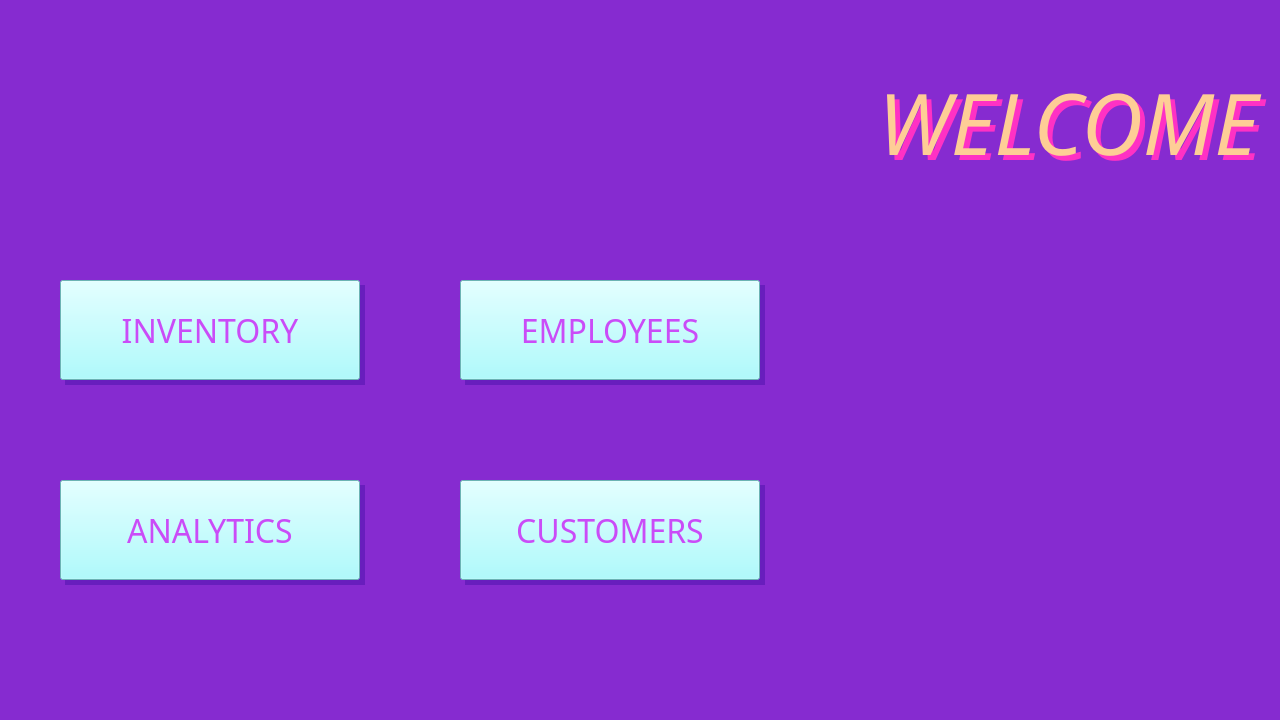
<?xml version="1.0" encoding="UTF-8"?>
<ui version="4.0">
 <class>employeeProfile</class>
 <widget class="QMainWindow" name="employeeProfile">
  <property name="geometry">
   <rect>
    <x>0</x>
    <y>0</y>
    <width>1280</width>
    <height>720</height>
   </rect>
  </property>
  <property name="windowTitle">
   <string>Profile</string>
  </property>
  <widget class="QWidget" name="centralwidget">
   <widget class="QLabel" name="labelBackground">
    <property name="geometry">
     <rect>
      <x>0</x>
      <y>0</y>
      <width>1280</width>
      <height>720</height>
     </rect>
    </property>
    <property name="styleSheet">
     <string notr="true">background-color: rgb(134, 43, 208);</string>
    </property>
    <property name="text">
     <string/>
    </property>
    <property name="pixmap">
     <pixmap>Images/Mesa de trabajo 1.png</pixmap><!--<a href="https://www.freepik.com/free-photos-vectors/background">Background vector created by pikisuperstar - www.freepik.com</a>-->
    </property>
    <property name="scaledContents">
     <bool>true</bool>
    </property>
   </widget>
   <widget class="QLabel" name="labelWelcome">
    <property name="geometry">
     <rect>
      <x>0</x>
      <y>50</y>
      <width>1280</width>
      <height>130</height>
     </rect>
    </property>
    <property name="palette">
     <palette>
      <active>
       <colorrole role="WindowText">
        <brush brushstyle="SolidPattern">
         <color alpha="255">
          <red>254</red>
          <green>205</green>
          <blue>150</blue>
         </color>
        </brush>
       </colorrole>
      </active>
      <inactive>
       <colorrole role="WindowText">
        <brush brushstyle="SolidPattern">
         <color alpha="255">
          <red>254</red>
          <green>205</green>
          <blue>150</blue>
         </color>
        </brush>
       </colorrole>
      </inactive>
      <disabled>
       <colorrole role="WindowText">
        <brush brushstyle="SolidPattern">
         <color alpha="255">
          <red>120</red>
          <green>120</green>
          <blue>120</blue>
         </color>
        </brush>
       </colorrole>
      </disabled>
     </palette>
    </property>
    <property name="font">
     <font>
      <family>Josefin Sans SemiBold</family>
      <pointsize>64</pointsize>
      <weight>50</weight>
      <italic>true</italic>
      <bold>false</bold>
      <kerning>true</kerning>
     </font>
    </property>
    <property name="text">
     <string>WELCOME </string>
    </property>
    <property name="scaledContents">
     <bool>false</bool>
    </property>
    <property name="alignment">
     <set>Qt::AlignBottom|Qt::AlignRight|Qt::AlignTrailing</set>
    </property>
   </widget>
   <widget class="QLabel" name="labelWelcomeShadow">
    <property name="geometry">
     <rect>
      <x>5</x>
      <y>55</y>
      <width>1280</width>
      <height>130</height>
     </rect>
    </property>
    <property name="palette">
     <palette>
      <active>
       <colorrole role="WindowText">
        <brush brushstyle="SolidPattern">
         <color alpha="255">
          <red>255</red>
          <green>49</green>
          <blue>196</blue>
         </color>
        </brush>
       </colorrole>
      </active>
      <inactive>
       <colorrole role="WindowText">
        <brush brushstyle="SolidPattern">
         <color alpha="255">
          <red>255</red>
          <green>49</green>
          <blue>196</blue>
         </color>
        </brush>
       </colorrole>
      </inactive>
      <disabled>
       <colorrole role="WindowText">
        <brush brushstyle="SolidPattern">
         <color alpha="255">
          <red>120</red>
          <green>120</green>
          <blue>120</blue>
         </color>
        </brush>
       </colorrole>
      </disabled>
     </palette>
    </property>
    <property name="font">
     <font>
      <family>Josefin Sans SemiBold</family>
      <pointsize>64</pointsize>
      <weight>50</weight>
      <italic>true</italic>
      <bold>false</bold>
      <kerning>true</kerning>
     </font>
    </property>
    <property name="text">
     <string>WELCOME </string>
    </property>
    <property name="scaledContents">
     <bool>false</bool>
    </property>
    <property name="alignment">
     <set>Qt::AlignBottom|Qt::AlignRight|Qt::AlignTrailing</set>
    </property>
   </widget>
   <widget class="QPushButton" name="pushButtonInventory">
    <property name="geometry">
     <rect>
      <x>60</x>
      <y>280</y>
      <width>300</width>
      <height>100</height>
     </rect>
    </property>
    <property name="palette">
     <palette>
      <active>
       <colorrole role="Button">
        <brush brushstyle="SolidPattern">
         <color alpha="255">
          <red>151</red>
          <green>250</green>
          <blue>252</blue>
         </color>
        </brush>
       </colorrole>
       <colorrole role="ButtonText">
        <brush brushstyle="SolidPattern">
         <color alpha="255">
          <red>202</red>
          <green>76</green>
          <blue>247</blue>
         </color>
        </brush>
       </colorrole>
       <colorrole role="Base">
        <brush brushstyle="SolidPattern">
         <color alpha="255">
          <red>151</red>
          <green>250</green>
          <blue>252</blue>
         </color>
        </brush>
       </colorrole>
       <colorrole role="Window">
        <brush brushstyle="SolidPattern">
         <color alpha="255">
          <red>151</red>
          <green>250</green>
          <blue>252</blue>
         </color>
        </brush>
       </colorrole>
      </active>
      <inactive>
       <colorrole role="Button">
        <brush brushstyle="SolidPattern">
         <color alpha="255">
          <red>151</red>
          <green>250</green>
          <blue>252</blue>
         </color>
        </brush>
       </colorrole>
       <colorrole role="ButtonText">
        <brush brushstyle="SolidPattern">
         <color alpha="255">
          <red>202</red>
          <green>76</green>
          <blue>247</blue>
         </color>
        </brush>
       </colorrole>
       <colorrole role="Base">
        <brush brushstyle="SolidPattern">
         <color alpha="255">
          <red>151</red>
          <green>250</green>
          <blue>252</blue>
         </color>
        </brush>
       </colorrole>
       <colorrole role="Window">
        <brush brushstyle="SolidPattern">
         <color alpha="255">
          <red>151</red>
          <green>250</green>
          <blue>252</blue>
         </color>
        </brush>
       </colorrole>
      </inactive>
      <disabled>
       <colorrole role="Button">
        <brush brushstyle="SolidPattern">
         <color alpha="255">
          <red>151</red>
          <green>250</green>
          <blue>252</blue>
         </color>
        </brush>
       </colorrole>
       <colorrole role="ButtonText">
        <brush brushstyle="SolidPattern">
         <color alpha="255">
          <red>120</red>
          <green>120</green>
          <blue>120</blue>
         </color>
        </brush>
       </colorrole>
       <colorrole role="Base">
        <brush brushstyle="SolidPattern">
         <color alpha="255">
          <red>151</red>
          <green>250</green>
          <blue>252</blue>
         </color>
        </brush>
       </colorrole>
       <colorrole role="Window">
        <brush brushstyle="SolidPattern">
         <color alpha="255">
          <red>151</red>
          <green>250</green>
          <blue>252</blue>
         </color>
        </brush>
       </colorrole>
      </disabled>
     </palette>
    </property>
    <property name="font">
     <font>
      <family>Josefin Sans</family>
      <pointsize>24</pointsize>
      <weight>50</weight>
      <italic>false</italic>
      <bold>false</bold>
     </font>
    </property>
    <property name="styleSheet">
     <string notr="true">background-color: rgb(151, 250, 252);
</string>
    </property>
    <property name="text">
     <string>INVENTORY</string>
    </property>
   </widget>
   <widget class="QLabel" name="labelInventoryShadow">
    <property name="geometry">
     <rect>
      <x>65</x>
      <y>285</y>
      <width>300</width>
      <height>100</height>
     </rect>
    </property>
    <property name="palette">
     <palette>
      <active>
       <colorrole role="Button">
        <brush brushstyle="SolidPattern">
         <color alpha="255">
          <red>104</red>
          <green>30</green>
          <blue>189</blue>
         </color>
        </brush>
       </colorrole>
       <colorrole role="Base">
        <brush brushstyle="SolidPattern">
         <color alpha="255">
          <red>104</red>
          <green>30</green>
          <blue>189</blue>
         </color>
        </brush>
       </colorrole>
       <colorrole role="Window">
        <brush brushstyle="SolidPattern">
         <color alpha="255">
          <red>104</red>
          <green>30</green>
          <blue>189</blue>
         </color>
        </brush>
       </colorrole>
      </active>
      <inactive>
       <colorrole role="Button">
        <brush brushstyle="SolidPattern">
         <color alpha="255">
          <red>104</red>
          <green>30</green>
          <blue>189</blue>
         </color>
        </brush>
       </colorrole>
       <colorrole role="Base">
        <brush brushstyle="SolidPattern">
         <color alpha="255">
          <red>104</red>
          <green>30</green>
          <blue>189</blue>
         </color>
        </brush>
       </colorrole>
       <colorrole role="Window">
        <brush brushstyle="SolidPattern">
         <color alpha="255">
          <red>104</red>
          <green>30</green>
          <blue>189</blue>
         </color>
        </brush>
       </colorrole>
      </inactive>
      <disabled>
       <colorrole role="Button">
        <brush brushstyle="SolidPattern">
         <color alpha="255">
          <red>104</red>
          <green>30</green>
          <blue>189</blue>
         </color>
        </brush>
       </colorrole>
       <colorrole role="Base">
        <brush brushstyle="SolidPattern">
         <color alpha="255">
          <red>104</red>
          <green>30</green>
          <blue>189</blue>
         </color>
        </brush>
       </colorrole>
       <colorrole role="Window">
        <brush brushstyle="SolidPattern">
         <color alpha="255">
          <red>104</red>
          <green>30</green>
          <blue>189</blue>
         </color>
        </brush>
       </colorrole>
      </disabled>
     </palette>
    </property>
    <property name="styleSheet">
     <string notr="true">background-color: rgb(104, 30, 189);</string>
    </property>
    <property name="text">
     <string/>
    </property>
   </widget>
   <widget class="QPushButton" name="pushButtonAnalytics">
    <property name="geometry">
     <rect>
      <x>60</x>
      <y>480</y>
      <width>300</width>
      <height>100</height>
     </rect>
    </property>
    <property name="palette">
     <palette>
      <active>
       <colorrole role="Button">
        <brush brushstyle="SolidPattern">
         <color alpha="255">
          <red>151</red>
          <green>250</green>
          <blue>252</blue>
         </color>
        </brush>
       </colorrole>
       <colorrole role="ButtonText">
        <brush brushstyle="SolidPattern">
         <color alpha="255">
          <red>202</red>
          <green>76</green>
          <blue>247</blue>
         </color>
        </brush>
       </colorrole>
       <colorrole role="Base">
        <brush brushstyle="SolidPattern">
         <color alpha="255">
          <red>151</red>
          <green>250</green>
          <blue>252</blue>
         </color>
        </brush>
       </colorrole>
       <colorrole role="Window">
        <brush brushstyle="SolidPattern">
         <color alpha="255">
          <red>151</red>
          <green>250</green>
          <blue>252</blue>
         </color>
        </brush>
       </colorrole>
      </active>
      <inactive>
       <colorrole role="Button">
        <brush brushstyle="SolidPattern">
         <color alpha="255">
          <red>151</red>
          <green>250</green>
          <blue>252</blue>
         </color>
        </brush>
       </colorrole>
       <colorrole role="ButtonText">
        <brush brushstyle="SolidPattern">
         <color alpha="255">
          <red>202</red>
          <green>76</green>
          <blue>247</blue>
         </color>
        </brush>
       </colorrole>
       <colorrole role="Base">
        <brush brushstyle="SolidPattern">
         <color alpha="255">
          <red>151</red>
          <green>250</green>
          <blue>252</blue>
         </color>
        </brush>
       </colorrole>
       <colorrole role="Window">
        <brush brushstyle="SolidPattern">
         <color alpha="255">
          <red>151</red>
          <green>250</green>
          <blue>252</blue>
         </color>
        </brush>
       </colorrole>
      </inactive>
      <disabled>
       <colorrole role="Button">
        <brush brushstyle="SolidPattern">
         <color alpha="255">
          <red>151</red>
          <green>250</green>
          <blue>252</blue>
         </color>
        </brush>
       </colorrole>
       <colorrole role="ButtonText">
        <brush brushstyle="SolidPattern">
         <color alpha="255">
          <red>120</red>
          <green>120</green>
          <blue>120</blue>
         </color>
        </brush>
       </colorrole>
       <colorrole role="Base">
        <brush brushstyle="SolidPattern">
         <color alpha="255">
          <red>151</red>
          <green>250</green>
          <blue>252</blue>
         </color>
        </brush>
       </colorrole>
       <colorrole role="Window">
        <brush brushstyle="SolidPattern">
         <color alpha="255">
          <red>151</red>
          <green>250</green>
          <blue>252</blue>
         </color>
        </brush>
       </colorrole>
      </disabled>
     </palette>
    </property>
    <property name="font">
     <font>
      <family>Josefin Sans</family>
      <pointsize>24</pointsize>
      <weight>50</weight>
      <italic>false</italic>
      <bold>false</bold>
     </font>
    </property>
    <property name="styleSheet">
     <string notr="true">background-color: rgb(151, 250, 252);
</string>
    </property>
    <property name="text">
     <string>ANALYTICS</string>
    </property>
   </widget>
   <widget class="QPushButton" name="pushButtonEmployees">
    <property name="geometry">
     <rect>
      <x>460</x>
      <y>280</y>
      <width>300</width>
      <height>100</height>
     </rect>
    </property>
    <property name="palette">
     <palette>
      <active>
       <colorrole role="Button">
        <brush brushstyle="SolidPattern">
         <color alpha="255">
          <red>151</red>
          <green>250</green>
          <blue>252</blue>
         </color>
        </brush>
       </colorrole>
       <colorrole role="ButtonText">
        <brush brushstyle="SolidPattern">
         <color alpha="255">
          <red>202</red>
          <green>76</green>
          <blue>247</blue>
         </color>
        </brush>
       </colorrole>
       <colorrole role="Base">
        <brush brushstyle="SolidPattern">
         <color alpha="255">
          <red>151</red>
          <green>250</green>
          <blue>252</blue>
         </color>
        </brush>
       </colorrole>
       <colorrole role="Window">
        <brush brushstyle="SolidPattern">
         <color alpha="255">
          <red>151</red>
          <green>250</green>
          <blue>252</blue>
         </color>
        </brush>
       </colorrole>
      </active>
      <inactive>
       <colorrole role="Button">
        <brush brushstyle="SolidPattern">
         <color alpha="255">
          <red>151</red>
          <green>250</green>
          <blue>252</blue>
         </color>
        </brush>
       </colorrole>
       <colorrole role="ButtonText">
        <brush brushstyle="SolidPattern">
         <color alpha="255">
          <red>202</red>
          <green>76</green>
          <blue>247</blue>
         </color>
        </brush>
       </colorrole>
       <colorrole role="Base">
        <brush brushstyle="SolidPattern">
         <color alpha="255">
          <red>151</red>
          <green>250</green>
          <blue>252</blue>
         </color>
        </brush>
       </colorrole>
       <colorrole role="Window">
        <brush brushstyle="SolidPattern">
         <color alpha="255">
          <red>151</red>
          <green>250</green>
          <blue>252</blue>
         </color>
        </brush>
       </colorrole>
      </inactive>
      <disabled>
       <colorrole role="Button">
        <brush brushstyle="SolidPattern">
         <color alpha="255">
          <red>151</red>
          <green>250</green>
          <blue>252</blue>
         </color>
        </brush>
       </colorrole>
       <colorrole role="ButtonText">
        <brush brushstyle="SolidPattern">
         <color alpha="255">
          <red>120</red>
          <green>120</green>
          <blue>120</blue>
         </color>
        </brush>
       </colorrole>
       <colorrole role="Base">
        <brush brushstyle="SolidPattern">
         <color alpha="255">
          <red>151</red>
          <green>250</green>
          <blue>252</blue>
         </color>
        </brush>
       </colorrole>
       <colorrole role="Window">
        <brush brushstyle="SolidPattern">
         <color alpha="255">
          <red>151</red>
          <green>250</green>
          <blue>252</blue>
         </color>
        </brush>
       </colorrole>
      </disabled>
     </palette>
    </property>
    <property name="font">
     <font>
      <family>Josefin Sans</family>
      <pointsize>24</pointsize>
      <weight>50</weight>
      <italic>false</italic>
      <bold>false</bold>
     </font>
    </property>
    <property name="styleSheet">
     <string notr="true">background-color: rgb(151, 250, 252);
</string>
    </property>
    <property name="text">
     <string>EMPLOYEES</string>
    </property>
   </widget>
   <widget class="QPushButton" name="pushButtonCustomers">
    <property name="geometry">
     <rect>
      <x>460</x>
      <y>480</y>
      <width>300</width>
      <height>100</height>
     </rect>
    </property>
    <property name="palette">
     <palette>
      <active>
       <colorrole role="Button">
        <brush brushstyle="SolidPattern">
         <color alpha="255">
          <red>151</red>
          <green>250</green>
          <blue>252</blue>
         </color>
        </brush>
       </colorrole>
       <colorrole role="ButtonText">
        <brush brushstyle="SolidPattern">
         <color alpha="255">
          <red>202</red>
          <green>76</green>
          <blue>247</blue>
         </color>
        </brush>
       </colorrole>
       <colorrole role="Base">
        <brush brushstyle="SolidPattern">
         <color alpha="255">
          <red>151</red>
          <green>250</green>
          <blue>252</blue>
         </color>
        </brush>
       </colorrole>
       <colorrole role="Window">
        <brush brushstyle="SolidPattern">
         <color alpha="255">
          <red>151</red>
          <green>250</green>
          <blue>252</blue>
         </color>
        </brush>
       </colorrole>
      </active>
      <inactive>
       <colorrole role="Button">
        <brush brushstyle="SolidPattern">
         <color alpha="255">
          <red>151</red>
          <green>250</green>
          <blue>252</blue>
         </color>
        </brush>
       </colorrole>
       <colorrole role="ButtonText">
        <brush brushstyle="SolidPattern">
         <color alpha="255">
          <red>202</red>
          <green>76</green>
          <blue>247</blue>
         </color>
        </brush>
       </colorrole>
       <colorrole role="Base">
        <brush brushstyle="SolidPattern">
         <color alpha="255">
          <red>151</red>
          <green>250</green>
          <blue>252</blue>
         </color>
        </brush>
       </colorrole>
       <colorrole role="Window">
        <brush brushstyle="SolidPattern">
         <color alpha="255">
          <red>151</red>
          <green>250</green>
          <blue>252</blue>
         </color>
        </brush>
       </colorrole>
      </inactive>
      <disabled>
       <colorrole role="Button">
        <brush brushstyle="SolidPattern">
         <color alpha="255">
          <red>151</red>
          <green>250</green>
          <blue>252</blue>
         </color>
        </brush>
       </colorrole>
       <colorrole role="ButtonText">
        <brush brushstyle="SolidPattern">
         <color alpha="255">
          <red>120</red>
          <green>120</green>
          <blue>120</blue>
         </color>
        </brush>
       </colorrole>
       <colorrole role="Base">
        <brush brushstyle="SolidPattern">
         <color alpha="255">
          <red>151</red>
          <green>250</green>
          <blue>252</blue>
         </color>
        </brush>
       </colorrole>
       <colorrole role="Window">
        <brush brushstyle="SolidPattern">
         <color alpha="255">
          <red>151</red>
          <green>250</green>
          <blue>252</blue>
         </color>
        </brush>
       </colorrole>
      </disabled>
     </palette>
    </property>
    <property name="font">
     <font>
      <family>Josefin Sans</family>
      <pointsize>24</pointsize>
      <weight>50</weight>
      <italic>false</italic>
      <bold>false</bold>
     </font>
    </property>
    <property name="styleSheet">
     <string notr="true">background-color: rgb(151, 250, 252);
</string>
    </property>
    <property name="text">
     <string>CUSTOMERS</string>
    </property>
   </widget>
   <widget class="QLabel" name="labelEmployeesShadow">
    <property name="geometry">
     <rect>
      <x>465</x>
      <y>285</y>
      <width>300</width>
      <height>100</height>
     </rect>
    </property>
    <property name="palette">
     <palette>
      <active>
       <colorrole role="Button">
        <brush brushstyle="SolidPattern">
         <color alpha="255">
          <red>104</red>
          <green>30</green>
          <blue>189</blue>
         </color>
        </brush>
       </colorrole>
       <colorrole role="Base">
        <brush brushstyle="SolidPattern">
         <color alpha="255">
          <red>104</red>
          <green>30</green>
          <blue>189</blue>
         </color>
        </brush>
       </colorrole>
       <colorrole role="Window">
        <brush brushstyle="SolidPattern">
         <color alpha="255">
          <red>104</red>
          <green>30</green>
          <blue>189</blue>
         </color>
        </brush>
       </colorrole>
      </active>
      <inactive>
       <colorrole role="Button">
        <brush brushstyle="SolidPattern">
         <color alpha="255">
          <red>104</red>
          <green>30</green>
          <blue>189</blue>
         </color>
        </brush>
       </colorrole>
       <colorrole role="Base">
        <brush brushstyle="SolidPattern">
         <color alpha="255">
          <red>104</red>
          <green>30</green>
          <blue>189</blue>
         </color>
        </brush>
       </colorrole>
       <colorrole role="Window">
        <brush brushstyle="SolidPattern">
         <color alpha="255">
          <red>104</red>
          <green>30</green>
          <blue>189</blue>
         </color>
        </brush>
       </colorrole>
      </inactive>
      <disabled>
       <colorrole role="Button">
        <brush brushstyle="SolidPattern">
         <color alpha="255">
          <red>104</red>
          <green>30</green>
          <blue>189</blue>
         </color>
        </brush>
       </colorrole>
       <colorrole role="Base">
        <brush brushstyle="SolidPattern">
         <color alpha="255">
          <red>104</red>
          <green>30</green>
          <blue>189</blue>
         </color>
        </brush>
       </colorrole>
       <colorrole role="Window">
        <brush brushstyle="SolidPattern">
         <color alpha="255">
          <red>104</red>
          <green>30</green>
          <blue>189</blue>
         </color>
        </brush>
       </colorrole>
      </disabled>
     </palette>
    </property>
    <property name="styleSheet">
     <string notr="true">background-color: rgb(104, 30, 189);</string>
    </property>
    <property name="text">
     <string/>
    </property>
   </widget>
   <widget class="QLabel" name="labelCustomersShadow">
    <property name="geometry">
     <rect>
      <x>465</x>
      <y>485</y>
      <width>300</width>
      <height>100</height>
     </rect>
    </property>
    <property name="palette">
     <palette>
      <active>
       <colorrole role="Button">
        <brush brushstyle="SolidPattern">
         <color alpha="255">
          <red>104</red>
          <green>30</green>
          <blue>189</blue>
         </color>
        </brush>
       </colorrole>
       <colorrole role="Base">
        <brush brushstyle="SolidPattern">
         <color alpha="255">
          <red>104</red>
          <green>30</green>
          <blue>189</blue>
         </color>
        </brush>
       </colorrole>
       <colorrole role="Window">
        <brush brushstyle="SolidPattern">
         <color alpha="255">
          <red>104</red>
          <green>30</green>
          <blue>189</blue>
         </color>
        </brush>
       </colorrole>
      </active>
      <inactive>
       <colorrole role="Button">
        <brush brushstyle="SolidPattern">
         <color alpha="255">
          <red>104</red>
          <green>30</green>
          <blue>189</blue>
         </color>
        </brush>
       </colorrole>
       <colorrole role="Base">
        <brush brushstyle="SolidPattern">
         <color alpha="255">
          <red>104</red>
          <green>30</green>
          <blue>189</blue>
         </color>
        </brush>
       </colorrole>
       <colorrole role="Window">
        <brush brushstyle="SolidPattern">
         <color alpha="255">
          <red>104</red>
          <green>30</green>
          <blue>189</blue>
         </color>
        </brush>
       </colorrole>
      </inactive>
      <disabled>
       <colorrole role="Button">
        <brush brushstyle="SolidPattern">
         <color alpha="255">
          <red>104</red>
          <green>30</green>
          <blue>189</blue>
         </color>
        </brush>
       </colorrole>
       <colorrole role="Base">
        <brush brushstyle="SolidPattern">
         <color alpha="255">
          <red>104</red>
          <green>30</green>
          <blue>189</blue>
         </color>
        </brush>
       </colorrole>
       <colorrole role="Window">
        <brush brushstyle="SolidPattern">
         <color alpha="255">
          <red>104</red>
          <green>30</green>
          <blue>189</blue>
         </color>
        </brush>
       </colorrole>
      </disabled>
     </palette>
    </property>
    <property name="styleSheet">
     <string notr="true">background-color: rgb(104, 30, 189);</string>
    </property>
    <property name="text">
     <string/>
    </property>
   </widget>
   <widget class="QLabel" name="labelAnalyticsShadow">
    <property name="geometry">
     <rect>
      <x>65</x>
      <y>485</y>
      <width>300</width>
      <height>100</height>
     </rect>
    </property>
    <property name="palette">
     <palette>
      <active>
       <colorrole role="Button">
        <brush brushstyle="SolidPattern">
         <color alpha="255">
          <red>104</red>
          <green>30</green>
          <blue>189</blue>
         </color>
        </brush>
       </colorrole>
       <colorrole role="Base">
        <brush brushstyle="SolidPattern">
         <color alpha="255">
          <red>104</red>
          <green>30</green>
          <blue>189</blue>
         </color>
        </brush>
       </colorrole>
       <colorrole role="Window">
        <brush brushstyle="SolidPattern">
         <color alpha="255">
          <red>104</red>
          <green>30</green>
          <blue>189</blue>
         </color>
        </brush>
       </colorrole>
      </active>
      <inactive>
       <colorrole role="Button">
        <brush brushstyle="SolidPattern">
         <color alpha="255">
          <red>104</red>
          <green>30</green>
          <blue>189</blue>
         </color>
        </brush>
       </colorrole>
       <colorrole role="Base">
        <brush brushstyle="SolidPattern">
         <color alpha="255">
          <red>104</red>
          <green>30</green>
          <blue>189</blue>
         </color>
        </brush>
       </colorrole>
       <colorrole role="Window">
        <brush brushstyle="SolidPattern">
         <color alpha="255">
          <red>104</red>
          <green>30</green>
          <blue>189</blue>
         </color>
        </brush>
       </colorrole>
      </inactive>
      <disabled>
       <colorrole role="Button">
        <brush brushstyle="SolidPattern">
         <color alpha="255">
          <red>104</red>
          <green>30</green>
          <blue>189</blue>
         </color>
        </brush>
       </colorrole>
       <colorrole role="Base">
        <brush brushstyle="SolidPattern">
         <color alpha="255">
          <red>104</red>
          <green>30</green>
          <blue>189</blue>
         </color>
        </brush>
       </colorrole>
       <colorrole role="Window">
        <brush brushstyle="SolidPattern">
         <color alpha="255">
          <red>104</red>
          <green>30</green>
          <blue>189</blue>
         </color>
        </brush>
       </colorrole>
      </disabled>
     </palette>
    </property>
    <property name="styleSheet">
     <string notr="true">background-color: rgb(104, 30, 189);</string>
    </property>
    <property name="text">
     <string/>
    </property>
   </widget>
   <zorder>labelBackground</zorder>
   <zorder>labelWelcomeShadow</zorder>
   <zorder>labelWelcome</zorder>
   <zorder>labelInventoryShadow</zorder>
   <zorder>pushButtonInventory</zorder>
   <zorder>labelEmployeesShadow</zorder>
   <zorder>pushButtonEmployees</zorder>
   <zorder>labelCustomersShadow</zorder>
   <zorder>pushButtonCustomers</zorder>
   <zorder>labelAnalyticsShadow</zorder>
   <zorder>pushButtonAnalytics</zorder>
  </widget>
 </widget>
 <resources>
  <include location="Images/images.qrc"/>
 </resources>
 <connections/>
</ui>
